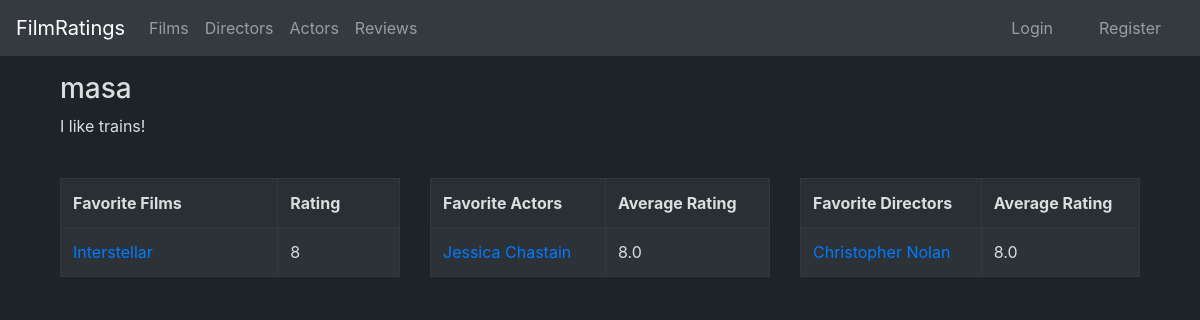
The page /user/2 on the database as committed earlier.
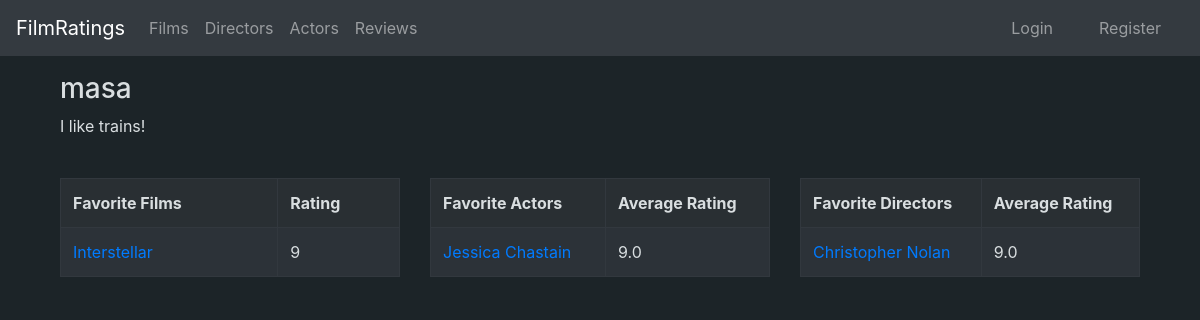
The same page on the database as committed later.
### application/auth/models.py (models this page shows, shortened)
class User(Base):
    __tablename__ = "account"
    name= db.Column(db.String(144), nullable=False)
    username = db.Column(db.String(144), nullable=False)
    password = db.Column(db.String(144), nullable=False)
    urole = db.Column(db.String(80), nullable = False)
    bio = db.Column(db.String(1200), nullable = True)
    ratings = db.relationship("Rating", cascade="all, delete-orphan")
    @staticmethod
    def favorite_films(id):
        stmt = text("SELECT Film.name, Film.id, Rating.score AS avg FROM Rating, Film, Account"
        " WHERE Film.id = Rating.film_id AND Rating.user_id = Account.id AND Account.id = :id ORDER BY avg DESC LIMIT 5").params(id = id)
        res = db.engine.execute(stmt)
        favorite = []
        for row in res:
            favorite.append([row[0], row[1], row[2]])
        return favorite
    @staticmethod
    def favorite_actors(id):
        stmt = text("SELECT Actor.name, Actor.id, AVG(Rating.score) AS avg FROM Actor, Rating, Film_actor, Film, Account"
        " WHERE Film_actor.actor_id = Actor.id AND film_actor.film_id = Film.id "
        " AND Film.id = Rating.film_id AND Rating.user_id = Account.id AND Account.id = :id "
        " GROUP BY Actor.id ORDER BY avg DESC LIMIT 5").params(id = id)
        res = db.engine.execute(stmt)
        favorite = []
        for row in res:
            favorite.append([row.name, row.id, round(row.avg, 2)])
        return favorite
    @staticmethod
    def favorite_directors(id):
        stmt = text("SELECT Director.name, Director.id, AVG(Rating.score) AS avg FROM Director, Rating, Film, Account "
        "WHERE Director.id = Film.director_id AND Film.id = Rating.film_id AND Rating.user_id = Account.id AND Account.id = :id "
        "GROUP BY Director.name, Director.id ORDER BY avg DESC LIMIT 5").params(id = id)
        res = db.engine.execute(stmt)
        favorite = []
        for row in res:
            favorite.append([row[0], row[1], round(row[2], 2)])
        return favorite
    @staticmethod
    def user_reviews(id):
        stmt = text("SELECT Film.name, Film.id, Account.username, Account.id, rating.score, rating.review FROM Rating, Account, Film"
        " WHERE length(Rating.review) > 0 AND Rating.user_id = Account.id AND Rating.film_id = Film.id AND Account.id = :id ORDER BY Rating.date_modified DESC").params(id=id)
        res = db.engine.execute(stmt)
        reviews = []
        for row in res:
            reviews.append([row[0], row[1], row[2], row[3], row[4], row[5]])
        return reviews

### application/ratings/models.py (models this page shows, shortened)
class Rating(db.Model):
    user_id = db.Column(db.Integer, db.ForeignKey('account.id'), nullable=False, primary_key=True)
    film_id = db.Column(db.Integer, db.ForeignKey('film.id'), nullable=False, primary_key=True)
    date_created = db.Column(db.DateTime, default=db.func.current_timestamp())
    date_modified = db.Column(db.DateTime, default=db.func.current_timestamp(),
        onupdate=db.func.current_timestamp())
    score = db.Column(db.Integer, nullable=False)
    title = db.Column(db.String(100), nullable=True)
    review = db.Column(db.String(10000), nullable=True)

### application/films/models.py (models this page shows, shortened)
class Film(Base):
    name = db.Column(db.String(400), nullable=False)
    description = db.Column(db.String(1200), nullable=True)
    year = db.Column(db.Integer, nullable=True)
    director_id = db.Column(db.Integer, db.ForeignKey('director.id'), nullable = True)
    poster = db.Column(db.String(400), nullable=True)
    actors = db.relationship("FilmActor", cascade="all, delete-orphan")
    ratings = db.relationship("Rating", cascade="all, delete-orphan")

### application/actors/models.py (models this page shows, shortened)
class Actor(Base):
    name = db.Column(db.String(400), nullable=False)
    nationality = db.Column(db.String(400), nullable = True)
    age = db.Column(db.String(3), nullable = True)
    bio = db.Column(db.String(1200), nullable = True)
    films = db.relationship("FilmActor", cascade="all, delete-orphan")

### application/directors/models.py (models this page shows, shortened)
class Director(Base):
    name = db.Column(db.String(400), nullable=False)
    nationality = db.Column(db.String(400), nullable = True)
    age = db.Column(db.String(3), nullable = True)
    bio = db.Column(db.String(1200), nullable = True)
    films = db.relationship("Film", backref='account', lazy=True)

### application/user/views.py (the view)
@app.route("/user/<user_id>", methods=["GET"])
def user_profile(user_id):
    user = User.query.get(user_id)
    name = user.username
    bio = user.bio
    favorite_films = User.favorite_films(user_id)
    favorite_actors = User.favorite_actors(user_id)
    favorite_directors = User.favorite_directors(user_id)
    reviews = User.user_reviews(user_id)
    return render_template("user/profile.html", name = name, bio=bio, favorite_films = favorite_films, favorite_actors = favorite_actors, favorite_directors = favorite_directors, reviews = reviews)

### application/templates/user/profile.html (shortened to what this page needs)
{% extends "layout.html" %}
{% block body %}
<div class="container">
    <h3>
        {{name}}
    </h3>
    {% if bio != None %}
        <div class="row">
                <div class="col-sm">
                    <p>{{bio}}</p>
                </div>
        </div>
    {% endif %}
    <br/>
    <div class="row">
        {% if favorite_films.__len__() > 0 %}
            <div class="col-sm">
                <table class="table table-bordered table-dark">
                    <tr style="background-color:#292F33;color:#d9dee0">
                        <th>Favorite Films</th>
                        <th>Rating</th>
                    </tr>
                    {% for film in favorite_films %}
                    <tr style="background-color:#2c3238; color:#d9dee0">
                        <td><a href="{{url_for('films_show', film_id=film[1])}}">{{film[0]}}</a></td>
                        <td>{{film[2]}}</td>
                    </tr>
                    {% endfor %}
                </table>
            </div>
        {% endif %}
        {% if favorite_actors.__len__() > 0 %}
            <div class="col-sm">
                <table class="table table-bordered table-dark">
                    <tr style="background-color:#292F33; color:#d9dee0">
                        <th>Favorite Actors</th>
                        <th>Average Rating</th>
                    </tr>
                    {% for actor in favorite_actors %}
                    <tr style="background-color:#2c3238; color:#d9dee0">
                        <td><a href="{{url_for('actors_show', actor_id=actor[1])}}">{{actor[0]}}</a></td>
                        <td>{{actor[2]}}</td>
                    </tr>
                    {% endfor %}
                </table>
            </div>
        {% endif %}
        {% if favorite_directors.__len__() > 0 %}
        <div class="col-sm">
            <table class="table table-bordered table-dark">
                <tr style="background-color:#292F33; color:#d9dee0">
                    <th>Favorite Directors</th>
                    <th>Average Rating</th>
                </tr>
                {% for director in favorite_directors %}
                <tr style="background-color:#2c3238; color:#d9dee0">
                    <td><a href="{{url_for('directors_show', director_id=director[1])}}">{{director[0]}}</a></td>
                    <td>{{director[2]}}</td>
                </tr>
                {% endfor %}
            </table>
        </div>
    {% endif %}
    </div>
</div>
{% endblock %}

### application/templates/layout.html (shortened to what this page needs)
<!DOCTYPE html>
<html>
  <head>
    <link rel="stylesheet" href="https://maxcdn.bootstrapcdn.com/bootstrap/4.0.0/css/bootstrap.min.css"
>
  </head>
  <body style="background-color:rgb(28, 36, 40); color:#d9dee0">
    <nav class="navbar navbar-expand-md navbar-dark bg-dark fixed-top mb-4">
      <a href="/" class="navbar-brand" href="#">FilmRatings</a>
      <div class="collapse navbar-collapse" id="navbarCollapse">
        <ul class="navbar-nav mr-auto">
          <li class="nav-item">
            <a class="nav-link" href="{{ url_for('films_index') }}">Films</a>
          </li>
          <li class="nav-item">
            <a class="nav-link" href="{{url_for('directors_index') }}">Directors</a>
          </li>
          <li class="nav-item">
            <a class="nav-link" href="{{url_for('actors_index') }}">Actors</a>
          </li>
            <li class="nav-item">
              <a class="nav-link" href="{{url_for('reviews_index') }}">Reviews</a>
            </li>
        </ul>
        <div class ="form-inline ">
            <ul class="navbar-nav mr-auto">
            {% if current_user.is_authenticated %}
            <li class="nav-item dropdown">
                <a class="nav-link dropdown-toggle" href="#" id="navbarDropdown" role="button" data-toggle="dropdown" aria-haspopup="true" aria-expanded="false">
                  {{current_user.name}}
                </a>
                <div class="dropdown-menu" aria-labelledby="navDropdown" style="background-color:#2c3238">
                    {% if current_user.urole == "DEFAULT" %}
                    <a class="dropdown-item" href="{{url_for('user_ratings_index') }}" style="color:#6c757d">My Ratings</a>
                    {% endif %}
                    <a class="dropdown-item" href="{{ url_for('user_profile', user_id = current_user.id) }}" style="color:#6c757d">Profile</a>
                    <a class="dropdown-item" href="{{ url_for('user_settings', user_id = current_user.id) }}" style="color:#6c757d"> Settings</a>
                    <a class="dropdown-item" href="{{ url_for('change_password', user_id = current_user.id) }}" style="color:#6c757d"> Change Password</a>
                    <a class="dropdown-item" href="{{ url_for('auth_logout') }}" style="color:#6c757d"> Logout</a>
                </div>
            </li>
            </ul>
            <div class="col-sm"></div>
            <div class="col-sm"></div>
            <div class="col-sm"></div>
            {% else %}
            <div class="container">
              <div class="row">
                <div class="col-md">
                  <a class="nav-link" href="{{ url_for('auth_login') }} "> Login </a>
                </div>
                <div class="col-md">
                  <a class="nav-link" href="{{ url_for('signup_form') }}" >Register </a>
                </div>
              </div>
            </div>
            {% endif %}
        </div>
      </div>
    </nav>
    <br/><br/><br/>
    <main role="main" class="container">
      {% block body %}{% endblock %}
    </main>
  </body>
</html>

Rows that differ between the two databases and show on the page:
changed Rating "Interstellar": score "8" → "9"
changed Actor "Jessica Chastain": actor "8.0" → "9.0"
computed for Director "Christopher Nolan": director "8.0" → "9.0"
